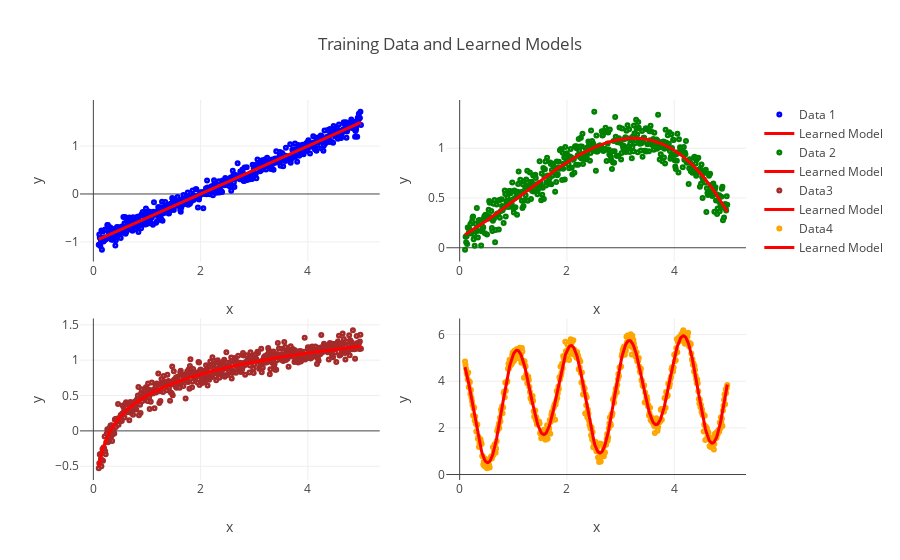

Write notebook code for a chart like this one.
### Code cell
visualize_models(weights)

### Figure 1 — Plotly figure (JSON) as saved in the notebook; plotly's stock layout.template omitted (floating-point values rounded to 4 significant figures; data arrays with more than 128 entries replaced by an {"elided": "..."} marker saying what was removed)
{"data": [{"marker": {"color": "blue", "symbol": "circle-dot"}, "mode": "markers", "name": "Data 1", "type": "scatter", "x": {"elided": "490 float values"}, "xaxis": "x", "y": {"elided": "490 float values"}, "yaxis": "y"}, {"line": {"color": "red", "width": 3}, "name": "Learned Model", "type": "scatter", "x": {"elided": "490 float values"}, "xaxis": "x", "y": {"elided": "490 float values"}, "yaxis": "y"}, {"marker": {"color": "green", "symbol": "circle-dot"}, "mode": "markers", "name": "Data 2", "type": "scatter", "x": {"elided": "490 float values"}, "xaxis": "x2", "y": {"elided": "490 float values"}, "yaxis": "y2"}, {"line": {"color": "red", "width": 3}, "name": "Learned Model", "type": "scatter", "x": {"elided": "490 float values"}, "xaxis": "x2", "y": {"elided": "490 float values"}, "yaxis": "y2"}, {"marker": {"color": "brown", "symbol": "circle-dot"}, "mode": "markers", "name": "Data3", "type": "scatter", "x": {"elided": "490 float values"}, "xaxis": "x3", "y": {"elided": "490 float values"}, "yaxis": "y3"}, {"line": {"color": "red", "width": 3}, "name": "Learned Model", "type": "scatter", "x": {"elided": "490 float values"}, "xaxis": "x3", "y": {"elided": "490 float values"}, "yaxis": "y3"}, {"marker": {"color": "orange", "symbol": "circle-dot"}, "mode": "markers", "name": "Data4", "type": "scatter", "x": {"elided": "490 float values"}, "xaxis": "x4", "y": {"elided": "490 float values"}, "yaxis": "y4"}, {"line": {"color": "red", "width": 3}, "name": "Learned Model", "type": "scatter", "x": {"elided": "490 float values"}, "xaxis": "x4", "y": {"elided": "490 float values"}, "yaxis": "y4"}], "layout": {"autosize": true, "title": {"text": "Training Data and Learned Models"}, "xaxis": {"anchor": "y", "autorange": true, "domain": [0, 0.45], "range": [-0.2304, 5.32], "title": {"text": "x"}, "type": "linear"}, "xaxis2": {"anchor": "y2", "autorange": true, "domain": [0.55, 1], "range": [-0.2304, 5.32], "title": {"text": "x"}, "type": "linear"}, "xaxis3": {"anchor": "y3", "autorange": true, "domain": [0, 0.45], "range": [-0.2304, 5.32], "title": {"text": "x"}, "type": "linear"}, "xaxis4": {"anchor": "y4", "autorange": true, "domain": [0.55, 1], "range": [-0.2304, 5.32], "title": {"text": "x"}, "type": "linear"}, "yaxis": {"anchor": "x", "autorange": true, "domain": [0.575, 1], "range": [-1.385, 1.938], "title": {"text": "y"}, "type": "linear"}, "yaxis2": {"anchor": "x2", "autorange": true, "domain": [0.575, 1], "range": [-0.1265, 1.473], "title": {"text": "y"}, "type": "linear"}, "yaxis3": {"anchor": "x3", "autorange": true, "domain": [0, 0.425], "range": [-0.678, 1.573], "title": {"text": "y"}, "type": "linear"}, "yaxis4": {"anchor": "x4", "autorange": true, "domain": [0, 0.425], "range": [-0.1846, 6.639], "title": {"text": "y"}, "type": "linear"}}}
